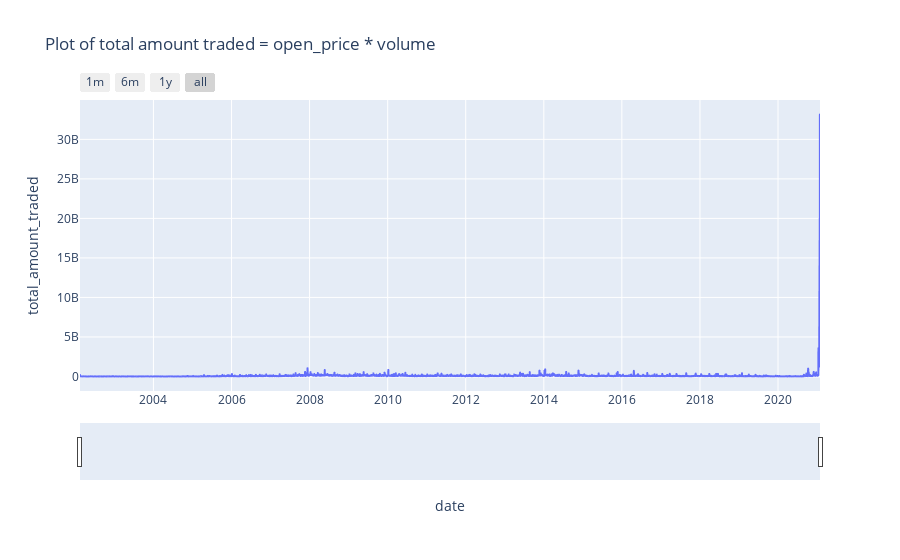

Here is the notebook cell this chart was saved with:
### Code cell
# Plotting the total amount traded
df['total_amount_traded'] = df['open_price']*df['volume']

fig = px.line(df, x=df.index, y=df.total_amount_traded,
              title='Plot of total amount traded = open_price * volume')
fig.update_xaxes(
    rangeslider_visible=True,
    rangeselector=dict(
        buttons=list([
            dict(count=1, label="1m", step="month", stepmode="backward"),
            dict(count=6, label="6m", step="month", stepmode="backward"),
            dict(count=1, label="1y", step="year", stepmode="backward"),
            dict(step="all")
        ])
    )
)
fig.show()

### Figure 1 — Plotly figure (JSON) as saved in the notebook; plotly's stock layout.template omitted (floating-point values rounded to 4 significant figures; data arrays with more than 128 entries replaced by an {"elided": "..."} marker saying what was removed)
{"data": [{"hovertemplate": "date=%{x}<br>total_amount_traded=%{y}<extra></extra>", "legendgroup": "", "line": {"color": "#636efa", "dash": "solid"}, "mode": "lines", "name": "", "showlegend": false, "type": "scattergl", "x": {"elided": "4773 str values"}, "xaxis": "x", "y": {"elided": "4773 float values"}, "yaxis": "y"}], "layout": {"legend": {"tracegroupgap": 0}, "title": {"text": "Plot of total amount traded = open_price * volume"}, "xaxis": {"anchor": "y", "domain": [0, 1], "rangeselector": {"buttons": [{"count": 1, "label": "1m", "step": "month", "stepmode": "backward"}, {"count": 6, "label": "6m", "step": "month", "stepmode": "backward"}, {"count": 1, "label": "1y", "step": "year", "stepmode": "backward"}, {"step": "all"}]}, "rangeslider": {"visible": true}, "title": {"text": "date"}}, "yaxis": {"anchor": "x", "domain": [0, 1], "title": {"text": "total_amount_traded"}}}}
